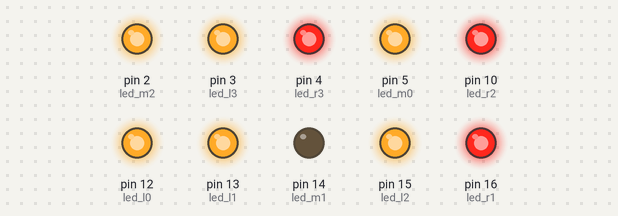
The sketch below on a simulated Arduino Uno, built with avr-gcc and run on an emulated ATmega328P. On the bench: output pins drawn as LEDs (lit = HIGH). Pins used as bus, display or sensor lines are not drawn.

Above: at 1.0 s.
At 3.8 s:
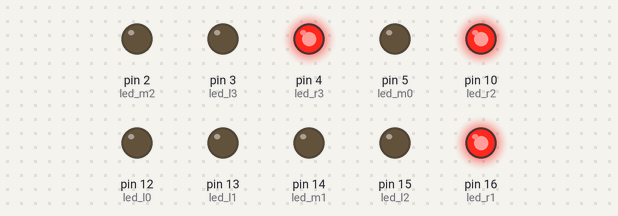
At 7.2 s:
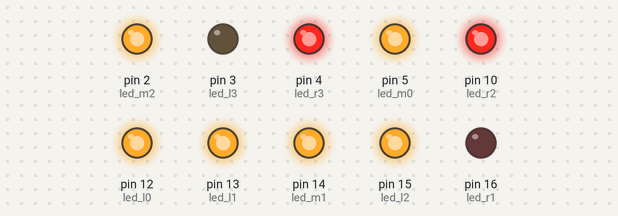
At 10.6 s:
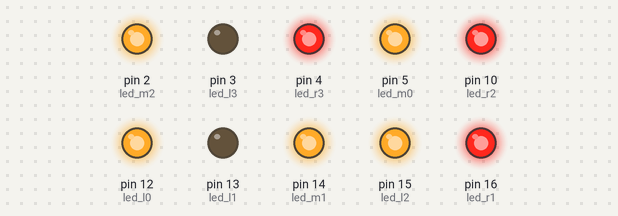
At 20.7 s:
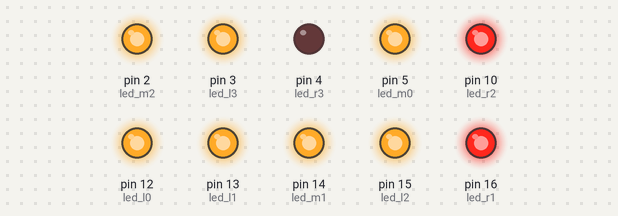
At 38.0 s:
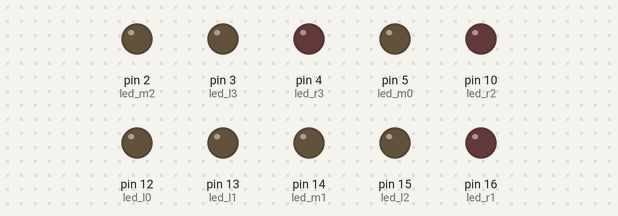
Timing chart, 0 to 40.0 s (numbered marks = the images above):
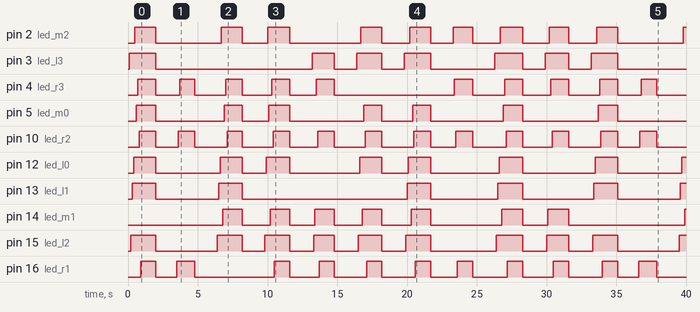

The sketch:

iot_led.ino
```cpp
// left(l)
// middle(m)
// right(r)

// Mapeamento dos leds

// l4(tx -> 1)   m2(d4 -> 2)   r4(3v3 -> sempre energizado ao ligar)
// l3(rx -> 3)                r3(d2 -> 4)
// l2(d8 -> 15)   m1(d5 -> 14)   r2(sd3 -> 10)
// l1(d7 -> 13)                 r1(d0-> 16)
// l0(d6 -> 12)   m0(d1 -> 5)   r0(3v3 -> sempre energizado ao ligar)

// Led's da esquerda
int led_l0 = 12;
int led_l1 = 13;
int led_l2 = 15;
int led_l3 = 3;
int led_l4 = 1;


// Led's do meio
int led_m0 = 5;
int led_m1 = 14;
int led_m2 = 2;


// Led's da direita
int led_r1 = 16;
int led_r2 = 10;
int led_r3 = 4;


void setup() {
 Serial.begin(9600);
  pinMode(led_l4, OUTPUT);
  pinMode(led_l3, OUTPUT);
  pinMode(led_l2, OUTPUT);
  pinMode(led_l1, OUTPUT);
  pinMode(led_l0, OUTPUT);

  pinMode(led_m2, OUTPUT);
  pinMode(led_m1, OUTPUT);
  pinMode(led_m0, OUTPUT);

  pinMode(led_r3, OUTPUT);
  pinMode(led_r2, OUTPUT);
  pinMode(led_r1, OUTPUT);

}

void loop() {
  // put your main code here, to run repeatedly:
  mostrarNum0();delay(1000);
  mostrarNum1();delay(1000);
  mostrarNum2();delay(1000);
  mostrarNum3();delay(1000);
  mostrarNum4();delay(1000);
  mostrarNum5();delay(1000);
  mostrarNum6();delay(1000);
  mostrarNum7();delay(1000);
  mostrarNum8();delay(1000);
  mostrarNum9();delay(1000);


}

void mostrarNum0() {
  int leds[] = {led_l4, led_l3, led_l2, led_l1, led_l0, led_m2, led_m0, led_r3, led_r2, led_r1};
  int numLeds = sizeof(leds) / sizeof(leds[0]);

  for (int i = 0; i < numLeds; i++) {
    digitalWrite(leds[i], HIGH);
    delay(100);
  }
  delay(1000);

  for (int i = 0; i < numLeds; i++) {
    digitalWrite(leds[i], LOW);
  }
  delay(500);
}

void mostrarNum1() {
  int leds[] = {led_r1, led_r2, led_r3};
  int numLeds = sizeof(leds) / sizeof(leds[0]);

  for (int i = 0; i < numLeds; i++) {
    digitalWrite(leds[i], HIGH);
    delay(100);
  }
  delay(1000);

  for (int i = 0; i < numLeds; i++) {
    digitalWrite(leds[i], LOW);
  }
  delay(500);
}

void mostrarNum2() {
  int leds[] = {led_l4, led_l2, led_l1, led_l0, led_m2, led_m1, led_m0, led_r3, led_r2};
  int numLeds = sizeof(leds) / sizeof(leds[0]);

  for (int i = 0; i < numLeds; i++) {
    digitalWrite(leds[i], HIGH);
    delay(100);
  }
  delay(1000);

  for (int i = 0; i < numLeds; i++) {
    digitalWrite(leds[i], LOW);
  }
  delay(500);
}

void mostrarNum3() {
  int leds[] = {led_l4, led_l2, led_l0, led_m2, led_m0, led_m1, led_r3, led_r2, led_r1};
  int numLeds = sizeof(leds) / sizeof(leds[0]);

  for (int i = 0; i < numLeds; i++) {
    digitalWrite(leds[i], HIGH);
    delay(100);
  }
  delay(1000);

  for (int i = 0; i < numLeds; i++) {
    digitalWrite(leds[i], LOW);
  }
  delay(500);
}

void mostrarNum4() {
  int leds[] = {led_l4, led_l3, led_l2, led_m1, led_r3, led_r2, led_r1};
  int numLeds = sizeof(leds) / sizeof(leds[0]);

  for (int i = 0; i < numLeds; i++) {
    digitalWrite(leds[i], HIGH);
    delay(100);
  }
  delay(1000);

  for (int i = 0; i < numLeds; i++) {
    digitalWrite(leds[i], LOW);
  }
  delay(500);
}

void mostrarNum5() {
  int leds[] = {led_l4, led_l3, led_l2, led_l0, led_m2, led_m1, led_m0, led_r2, led_r1};
  int numLeds = sizeof(leds) / sizeof(leds[0]);

  for (int i = 0; i < numLeds; i++) {
    digitalWrite(leds[i], HIGH);
    delay(100);
  }
  delay(1000);

  for (int i = 0; i < numLeds; i++) {
    digitalWrite(leds[i], LOW);
  }
  delay(500);
}

void mostrarNum6() {
  int leds[] = {led_l4, led_l3, led_l2, led_l1, led_l0, led_m2, led_m1, led_m0, led_r2, led_r1};
  int numLeds = sizeof(leds) / sizeof(leds[0]);

  for (int i = 0; i < numLeds; i++) {
    digitalWrite(leds[i], HIGH);
    delay(100);
  }
  delay(1000);

  for (int i = 0; i < numLeds; i++) {
    digitalWrite(leds[i], LOW);
  }
  delay(500);
}

void mostrarNum7() {
  int leds[] = {led_l4, led_m2, led_r3, led_r2, led_r1};
  int numLeds = sizeof(leds) / sizeof(leds[0]);

  for (int i = 0; i < numLeds; i++) {
    digitalWrite(leds[i], HIGH);
    delay(100);
  }
  delay(1000);

  for (int i = 0; i < numLeds; i++) {
    digitalWrite(leds[i], LOW);
  }
  delay(500);
}

void mostrarNum8() {
  int leds[] = {led_l4, led_l3, led_l2, led_l1, led_l0, led_m2, led_m1, led_m0, led_r3, led_r2, led_r1};
  int numLeds = sizeof(leds) / sizeof(leds[0]);

  for (int i = 0; i < numLeds; i++) {
    digitalWrite(leds[i], HIGH);
    delay(100);
  }
  delay(1000);

  for (int i = 0; i < numLeds; i++) {
    digitalWrite(leds[i], LOW);
  }
  delay(500);
}

void mostrarNum9() {
  int leds[] = {led_l4, led_l3, led_l2, led_m1, led_m2, led_r3, led_r2, led_r1};
  int numLeds = sizeof(leds) / sizeof(leds[0]);

  for (int i = 0; i < numLeds; i++) {
    digitalWrite(leds[i], HIGH);
    delay(100);
  }
  delay(1000);

  for (int i = 0; i < numLeds; i++) {
    digitalWrite(leds[i], LOW);
  }
  delay(500);
}


// void mostrarNum0(){
//   digitalWrite(led_l4, HIGH);
//   digitalWrite(led_l3, HIGH);
//   digitalWrite(led_l2, HIGH);
//   digitalWrite(led_l1, HIGH);
//   digitalWrite(led_l0, HIGH);
//   digitalWrite(led_m2, HIGH);

//   digitalWrite(led_m0, HIGH);
//   digitalWrite(led_r3, HIGH);
//   digitalWrite(led_r2, HIGH);
//   digitalWrite(led_r1, HIGH);
//   delay(2000);


//   digitalWrite(led_l4, LOW);
//   digitalWrite(led_l3, LOW);
//   digitalWrite(led_l2, LOW);
//   digitalWrite(led_l1, LOW);
//   digitalWrite(led_l0, LOW);
//   digitalWrite(led_m2, LOW);

//   digitalWrite(led_m0, LOW);
//   digitalWrite(led_r3, LOW);
//   digitalWrite(led_r2, LOW);
//   digitalWrite(led_r1, LOW);
//   delay(2000);
// }


// void mostrarNum1(){
//   digitalWrite(led_r1, HIGH);
//   digitalWrite(led_r2, HIGH);
//   digitalWrite(led_r3, HIGH);
//   delay(2000);

//   digitalWrite(led_r1, LOW);
//   digitalWrite(led_r2, LOW);
//   digitalWrite(led_r3, LOW);
//   delay(2000);

// }


// void mostrarNum2(){
//   digitalWrite(led_l0, HIGH);
//   digitalWrite(led_l1, HIGH);
//   digitalWrite(led_l2, HIGH);
//   digitalWrite(led_l4, HIGH);
//   digitalWrite(led_m0, HIGH);
//   digitalWrite(led_m1, HIGH);
//   digitalWrite(led_m2, HIGH);
//   digitalWrite(led_r2, HIGH);
//   digitalWrite(led_r3, HIGH);
//   delay(2000);

//   digitalWrite(led_l0, LOW);
//   digitalWrite(led_l1, LOW);
//   digitalWrite(led_l2, LOW);
//   digitalWrite(led_l4, LOW);
//   digitalWrite(led_m0, LOW);
//   digitalWrite(led_m1, LOW);
//   digitalWrite(led_m2, LOW);
//   digitalWrite(led_r2, LOW);
//   digitalWrite(led_r3, LOW);
//   delay(2000);

// }

// void mostrarNum3(){
//   digitalWrite(led_l0, HIGH);
//   digitalWrite(led_l2, HIGH);
//   digitalWrite(led_l4, HIGH);
//   digitalWrite(led_m0, HIGH);
//   digitalWrite(led_m1, HIGH);
//   digitalWrite(led_m2, HIGH);
//   digitalWrite(led_r1, HIGH);
//   digitalWrite(led_r2, HIGH);
//   digitalWrite(led_r3, HIGH);
//   delay(2000);

//   digitalWrite(led_l0, LOW);
//   digitalWrite(led_l2, LOW);
//   digitalWrite(led_l4, LOW);
//   digitalWrite(led_m0, LOW);
//   digitalWrite(led_m1, LOW);
//   digitalWrite(led_m2, LOW);
//   digitalWrite(led_r1, LOW);
//   digitalWrite(led_r2, LOW);
//   digitalWrite(led_r3, LOW);
//   delay(2000);
// }

// void mostrarNum4(){
//   digitalWrite(led_l2, HIGH);
//   digitalWrite(led_l3, HIGH);
//   digitalWrite(led_l4, HIGH);
//   digitalWrite(led_m1, HIGH);
//   digitalWrite(led_r1, HIGH);
//   digitalWrite(led_r2, HIGH);
//   digitalWrite(led_r3, HIGH);
//   delay(2000);

//   digitalWrite(led_l2, LOW);
//   digitalWrite(led_l3, LOW);
//   digitalWrite(led_l4, LOW);
//   digitalWrite(led_m1, LOW);
//   digitalWrite(led_r1, LOW);
//   digitalWrite(led_r2, LOW);
//   digitalWrite(led_r3, LOW);
//   delay(2000);
// }

// void mostrarNum5(){
//   digitalWrite(led_l0, HIGH);
//   digitalWrite(led_l2, HIGH);
//   digitalWrite(led_l3, HIGH);
//   digitalWrite(led_l4, HIGH);
//   digitalWrite(led_m0, HIGH);
//   digitalWrite(led_m1, HIGH);
//   digitalWrite(led_m2, HIGH);
//   digitalWrite(led_r1, HIGH);
//   digitalWrite(led_r2, HIGH);
//   delay(2000);

//   digitalWrite(led_l0, LOW);
//   digitalWrite(led_l2, LOW);
//   digitalWrite(led_l3, LOW);
//   digitalWrite(led_l4, LOW);
//   digitalWrite(led_m0, LOW);
//   digitalWrite(led_m1, LOW);
//   digitalWrite(led_m2, LOW);
//   digitalWrite(led_r1, LOW);
//   digitalWrite(led_r2, LOW);
//   delay(2000);

// }


// void mostrarNum6(){
//   digitalWrite(led_l0, HIGH);
//   digitalWrite(led_l1, HIGH);
//   digitalWrite(led_l2, HIGH);
//   digitalWrite(led_l3, HIGH);
//   digitalWrite(led_l4, HIGH);
//   digitalWrite(led_m0, HIGH);
//   digitalWrite(led_m1, HIGH);
//   digitalWrite(led_m2, HIGH);
//   digitalWrite(led_r1, HIGH);
//   digitalWrite(led_r2, HIGH);
//   delay(2000);

//   digitalWrite(led_l0, LOW);
//   digitalWrite(led_l1, LOW);
//   digitalWrite(led_l2, LOW);
//   digitalWrite(led_l3, LOW);
//   digitalWrite(led_l4, LOW);
//   digitalWrite(led_m0, LOW);
//   digitalWrite(led_m1, LOW);
//   digitalWrite(led_m2, LOW);
//   digitalWrite(led_r1, LOW);
//   digitalWrite(led_r2, LOW);
//   delay(2000);


// }

// void mostrarNum7(){
//   digitalWrite(led_l4, HIGH);
//   digitalWrite(led_m2, HIGH);
//   digitalWrite(led_r1, HIGH);
//   digitalWrite(led_r2, HIGH);
//   digitalWrite(led_r3, HIGH);
//   delay(2000);

//   digitalWrite(led_l4, LOW);
//   digitalWrite(led_m2, LOW);
//   digitalWrite(led_r1, LOW);
//   digitalWrite(led_r2, LOW);
//   digitalWrite(led_r3, LOW);
//   delay(2000);

// }


// void mostrarNum8(){
//   digitalWrite(led_l0, HIGH);
//   digitalWrite(led_l1, HIGH);
//   digitalWrite(led_l2, HIGH);
//   digitalWrite(led_l3, HIGH);
//   digitalWrite(led_l4, HIGH);
//   digitalWrite(led_m0, HIGH);
//   digitalWrite(led_m1, HIGH);
//   digitalWrite(led_m2, HIGH);
//   digitalWrite(led_r1, HIGH);
//   digitalWrite(led_r2, HIGH);
//   digitalWrite(led_r3, HIGH);
//   delay(2000);

//   digitalWrite(led_l0, LOW);
//   digitalWrite(led_l1, LOW);
//   digitalWrite(led_l2, LOW);
//   digitalWrite(led_l3, LOW);
//   digitalWrite(led_l4, LOW);
//   digitalWrite(led_m0, LOW);
//   digitalWrite(led_m1, LOW);
//   digitalWrite(led_m2, LOW);
//   digitalWrite(led_r1, LOW);
//   digitalWrite(led_r2, LOW);
//   digitalWrite(led_r3, LOW);
//   delay(2000);

// }


// void mostrarNum9(){
//   digitalWrite(led_l2, HIGH);
//   digitalWrite(led_l3, HIGH);
//   digitalWrite(led_l4, HIGH);
//   digitalWrite(led_m1, HIGH);
//   digitalWrite(led_m2, HIGH);
//   digitalWrite(led_r1, HIGH);
//   digitalWrite(led_r2, HIGH);
//   digitalWrite(led_r3, HIGH);
//   delay(2000);

//   digitalWrite(led_l2, LOW);
//   digitalWrite(led_l3, LOW);
//   digitalWrite(led_l4, LOW);
//   digitalWrite(led_m1, LOW);
//   digitalWrite(led_m2, LOW);
//   digitalWrite(led_r1, LOW);
//   digitalWrite(led_r2, LOW);
//   digitalWrite(led_r3, LOW);
//   delay(2000);

// }

// void deligarTodosLeds(){
//   digitalWrite(led_l0, LOW);
//   digitalWrite(led_l1, LOW);
//   digitalWrite(led_l2, LOW);
//   digitalWrite(led_l3, LOW);
//   digitalWrite(led_l4, LOW);

//   digitalWrite(led_m0, LOW);
//   digitalWrite(led_m1, LOW);
//   digitalWrite(led_m2, LOW);

//   digitalWrite(led_r1, LOW);
//   digitalWrite(led_r2, LOW);
//   digitalWrite(led_r3, LOW);
// }
```

Measured:
- by itself, pin 2 (led_m2): LOW → HIGH at 0.50 s, → LOW 1.5 s later, → HIGH 4.7 s later, → LOW 1.5 s later, … (19 changes in this stretch)
- by itself, pin 3 (led_l3): LOW → HIGH at 0.10 s, → LOW 1.9 s later, → HIGH 11.2 s later, → LOW 1.6 s later, … (14 changes in this stretch)
- by itself, pin 4 (led_r3): LOW → HIGH at 0.70 s, → LOW 1.3 s later, → HIGH 1.7 s later, → LOW 1.1 s later, … (20 changes in this stretch)
- by itself, pin 5 (led_m0): LOW → HIGH at 0.60 s, → LOW 1.4 s later, → HIGH 4.9 s later, → LOW 1.3 s later, … (14 changes in this stretch)
- by itself, pin 10 (led_r2): LOW → HIGH at 0.80 s, → LOW 1.2 s later, → HIGH 1.6 s later, → LOW 1.2 s later, … (24 changes in this stretch)
- by itself, pin 12 (led_l0): LOW → HIGH at 0.40 s, → LOW 1.6 s later, → HIGH 4.6 s later, → LOW 1.6 s later, … (15 changes in this stretch)
- by itself, pin 13 (led_l1): goes HIGH 1.7 s, LOW 4.5 s, HIGH 1.7 s, LOW 11.8 s, 3 × (HIGH 1.7 s, LOW 4.8 s), then HIGH
- by itself, pin 14 (led_m1): LOW → HIGH at 6.8 s, → LOW 1.4 s later, → HIGH 2.0 s later, → LOW 1.4 s later, … (15 changes in this stretch)
